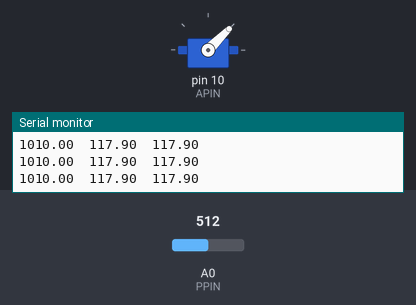
Simulated run of this sketch. Board: Arduino Uno, built with avr-gcc and run on an emulated ATmega328P. Shown: servo, the last lines printed to the serial monitor. Inputs (shaded band) come from the test bench; at power-on: A0 (PPIN) = 512.

Above: at 4.2 s.
4.3 s: A0 (PPIN) set to 716
At 5.7 s:
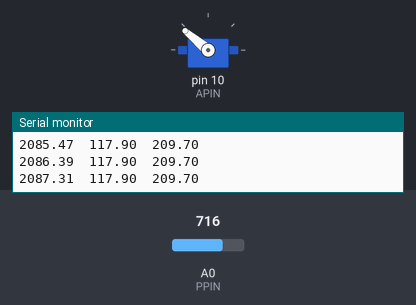
6.2 s: A0 (PPIN) set to 306
At 7.27 s:
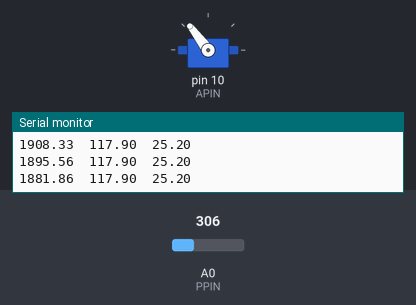
9.2 s: A0 (PPIN) set to 716
At 9.99 s:
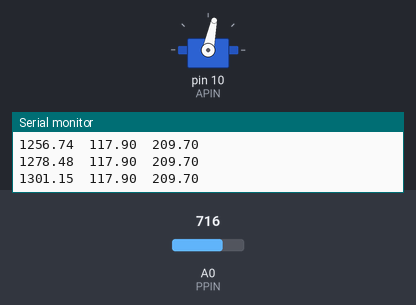
Timing chart, 0 to 12.2 s (numbered marks = the images above; inputs shaded):
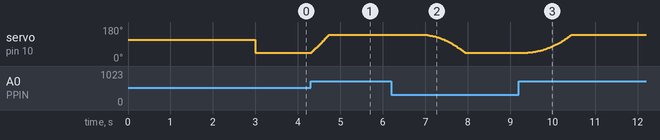

Measured:
- after the input at 4.3 s, servo on pin 10 (APIN): moves from 45° to 140° over 0.41 s, starting at once
- after the input at 6.2 s, servo on pin 10 (APIN): moves from 140° to 45° over 0.96 s, starting after 0.77 s
- after the input at 9.2 s, servo on pin 10 (APIN): moves from 45° to 140° over 1.0 s, starting after 0.21 s

The sketch:

linear_servo.ino
```cpp
/*
The purpose of this file is to move linear servo with feedback loop from a potentiometer.
*/

#include <Servo.h>

// DEFINING PINS
#define APIN 10 // Actuator Pin
#define PPIN A0 // Potentiometer Pin

#define SERVOMIN  1990 // This is the 'minimum' pulse length count (out of 4096) FULLY RETRACTED
#define SERVOSTART 1990 // This is the starting pulse length
#define SERVOMAX  1010 // This is the 'maximum' pulse length count (out of 4096) FULLY EXTENDED
#define SERVO_FREQ 50 // Analog servos run at ~50 Hz updates

#define POT0 250 // This is the value of the potentiometer that corresponds to 0 degrees
#define POT90 450  // This is the value of the potentiometer that corresponds to 90 degrees

// PID coefficients, magnitude will effect the increments that the servo is changed by
float kp = .5; // proportional coefficient (Difference from target angle-current angle, should be majority of input)
float ki = .01; // integral coefficient (should be very small, maybe not needed?)
float kd = 0; // derivative coefficient. (as speed decreases we want output to decrease? should be very small)

Servo actuator;

// TO CHANGE SPEED NOT USED IN THIS LOOP
unsigned const int delayer = 0; // Delays the frequency with which the servo position is updated - PROBABLY WILL NOT WORK AS WELL AS "increment"
unsigned const int increment = 2; // Assigns the amount that the servo position is updated with joysticks
unsigned const int equilibriumIncrement = 1; // Assigns the amount that the servo position is updated to return to equilibrium

float pwm_pre, pwm_now, target_pwm = SERVOSTART;

float angle_now;

float target, potent, output, diff, diff_sum, diff_diff, diff_prev;

bool debug = true;

void setup() {
  // put your setup code here, to run once:
  Serial.begin(9600);
  actuator.attach(APIN);
  actuator.writeMicroseconds(1700);
  delay(3000);

  target = myMap(analogRead(PPIN), POT0, POT90, 0, 90); // Sets target angle to current angle
  Serial.println(target);
}

void loop() {
  if(Serial.available()) {
    target = Serial.parseInt(); // saves target angle from serial input (FIRST MUST TEST TO SEE RANGE OF ANGLES, PROBABLY VERY NARROW)
    Serial.println(target);
  }


  runServo();

}

void runServo() {
  angle_now = myMap(analogRead(PPIN), POT0, POT90, 0, 90); // Gets current angle of arm
  pwm_now = pid();
  if(debug) {
    Serial.print(pwm_now);
    Serial.print("\t");
    Serial.print(target);
    Serial.print("\t");
    Serial.println(angle_now);
  }

  // Setting boundaries for pwm_values incase of overflow
  if(pwm_now>SERVOMIN) pwm_now = SERVOMIN;
  if(pwm_now<SERVOMAX) pwm_now = SERVOMAX;

  actuator.write(pwm_now);
}


// SOLVES PROBLEM OF MAP() ONLY TAKING AND RETURNING LONG VALUE
float myMap(float input, float in_min, float in_max, float out_min, float out_max){
  output = (out_max-out_min)*((input-in_min)/(in_max-in_min));
  output = output + out_min;
  return output;
}

// "PID" Loop (Units are in degrees). Because as pwm increases the angle decreases, we want to subtract our PID values?
float pid(){
  diff = target - angle_now; // P
  diff_sum += diff; // I
  diff_diff = diff_prev - diff; // D
  diff_prev = diff;

  return pwm_now - (kp*diff + ki*diff_sum + kd*diff_diff);
}
```
